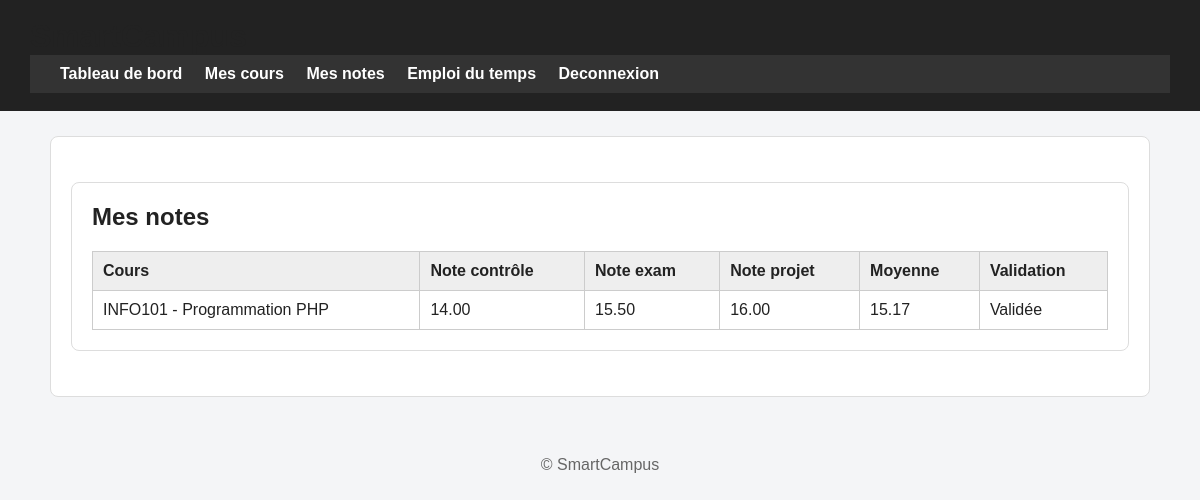
The page /etudiant/notes.php (signed in) on the database as committed earlier.
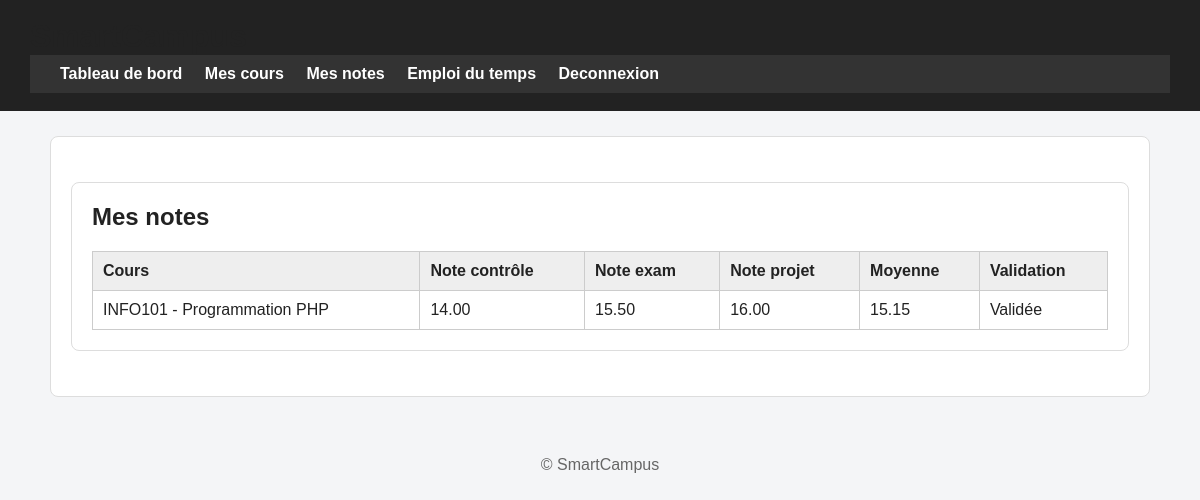
The same page on the database as committed later.
### tables this page shows
CREATE TABLE note (
    id_note INT AUTO_INCREMENT PRIMARY KEY,
    note_controle DECIMAL(5,2),
    note_exam DECIMAL(5,2),
    note_projet DECIMAL(5,2),
    moyenne DECIMAL(5,2),
    validee TINYINT(1) DEFAULT 0,
    date_saisie DATETIME,
    date_validation DATETIME,
    id_etudiant INT NOT NULL,
    id_cours INT NOT NULL,
    CONSTRAINT fk_note_etudiant
        FOREIGN KEY (id_etudiant) REFERENCES etudiant(id_etudiant),
    CONSTRAINT fk_note_cours
        FOREIGN KEY (id_cours) REFERENCES cours(id_cours)
);

CREATE TABLE cours (
    id_cours INT AUTO_INCREMENT PRIMARY KEY,
    code_cours VARCHAR(50) NOT NULL,
    titre VARCHAR(150) NOT NULL,
    description TEXT,
    capacite_max INT NOT NULL,
    jour VARCHAR(20) NOT NULL,
    heure_debut TIME NOT NULL,
    heure_fin TIME NOT NULL,
    salle VARCHAR(50) NOT NULL,
    semestre VARCHAR(50) NOT NULL,
    id_enseignant INT NOT NULL,
    UNIQUE (code_cours),
    CONSTRAINT fk_cours_enseignant
        FOREIGN KEY (id_enseignant) REFERENCES enseignant(id_enseignant)
);

### etudiant/notes.php (the view, shortened to what this page needs)
<?php
require_once __DIR__ . '/../config/db.php';
$id_etudiant = $_SESSION['id_etudiant'] ?? 0;
include __DIR__ . '/../includes/header.php';
?>
<section class="container"><h1>Mes notes</h1><?php $sql = "SELECT cours.code_cours, cours.titre, note.note_controle, note.note_exam, note.note_projet, note.moyenne, note.validee FROM note INNER JOIN cours ON note.id_cours = cours.id_cours WHERE note.id_etudiant = ? ORDER BY cours.code_cours"; $stmt = mysqli_prepare($conn, $sql); mysqli_stmt_bind_param($stmt, "i", $id_etudiant); mysqli_stmt_execute($stmt); $resultat = mysqli_stmt_get_result($stmt); ?><table><thead><tr><th>Cours</th><th>Note contrôle</th><th>Note exam</th><th>Note projet</th><th>Moyenne</th><th>Validation</th></tr></thead><tbody><?php if ($resultat && mysqli_num_rows($resultat) > 0): while ($note = mysqli_fetch_assoc($resultat)): ?><tr><td><?php echo htmlspecialchars($note['code_cours'] . ' - ' . $note['titre']); ?></td><td><?php echo htmlspecialchars($note['note_controle']); ?></td><td><?php echo htmlspecialchars($note['note_exam']); ?></td><td><?php echo htmlspecialchars($note['note_projet']); ?></td><td><?php echo htmlspecialchars($note['moyenne']); ?></td><td><?php echo $note['validee'] ? 'Validée' : 'Non validée'; ?></td></tr><?php endwhile; else: ?><tr><td colspan="6">Aucune note disponible.</td></tr><?php endif; ?></tbody></table></section>
<?php include __DIR__ . '/../includes/footer.php'; ?>

### includes/header.php (shortened to what this page needs)
<?php
$role = $_SESSION['role'] ?? '';
?>
<!DOCTYPE html>
<html lang="fr">
<head>
    <link rel="stylesheet" href="/SmartCampus/assets/css/style.css">
</head>
<body>
    <header>
        <h1>SmartCampus</h1>
        <nav>
            <?php if ($role === '') { ?>
                <a href="/SmartCampus/public/login.php">Connexion</a>
            <?php } elseif ($role === 'etudiant') { ?>
                <a href="/SmartCampus/etudiant/dashboard.php">Tableau de bord</a>
                <a href="/SmartCampus/etudiant/cours.php">Mes cours</a>
                <a href="/SmartCampus/etudiant/notes.php">Mes notes</a>
                <a href="/SmartCampus/etudiant/emploi_du_temps.php">Emploi du temps</a>
                <a href="/SmartCampus/public/logout.php">Deconnexion</a>
            <?php } ?>
        </nav>
    </header>
    <main>

### includes/footer.php (shortened to what this page needs)
    </main>
    <footer>
        <p>&copy; SmartCampus</p>
    </footer>
</body>
</html>

### assets/css/style.css (style rules this page uses)
* { box-sizing: border-box; }
body { margin: 0; font-family: Arial, Helvetica, sans-serif; background: #f4f5f7; color: #222; }
header { background: #222; color: white; padding: 18px 30px; }
header h1, header h2 { margin: 0; }
nav { background: #333; padding: 10px 30px; }
nav a { color: white; text-decoration: none; margin-right: 18px; font-weight: bold; }
.container, main { max-width: 1100px; margin: 25px auto; padding: 20px; background: white; border: 1px solid #ddd; border-radius: 8px; }
h1 { margin-top: 0; color: #222; }
table { width: 100%; border-collapse: collapse; margin-top: 15px; background: white; }
th, td { border: 1px solid #ccc; padding: 10px; text-align: left; }
th { background: #eee; }
footer { text-align: center; padding: 18px; color: #666; }

Rows that differ between the two databases and show on the page:
changed note "INFO101 - Programmation PHP": moyenne "15.17" → "15.15"
